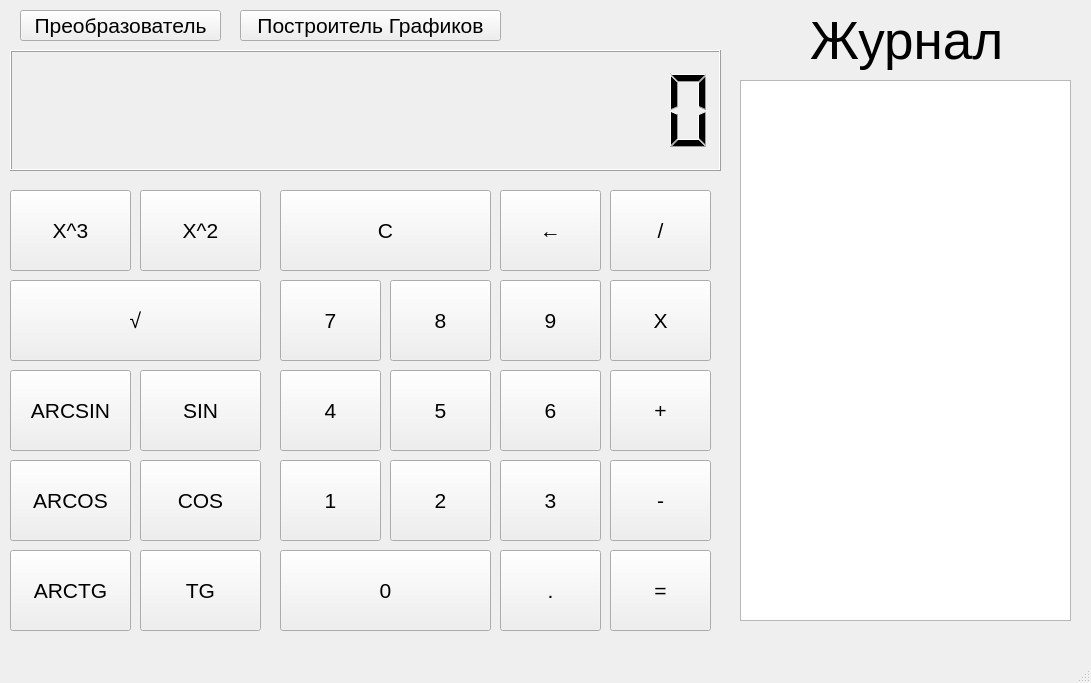
<?xml version="1.0" encoding="UTF-8"?>
<ui version="4.0">
 <class>MainWindow</class>
 <widget class="QMainWindow" name="MainWindow">
  <property name="geometry">
   <rect>
    <x>0</x>
    <y>0</y>
    <width>1091</width>
    <height>683</height>
   </rect>
  </property>
  <property name="font">
   <font>
    <pointsize>16</pointsize>
   </font>
  </property>
  <property name="windowTitle">
   <string>MainWindow</string>
  </property>
  <widget class="QWidget" name="centralwidget">
   <widget class="QPushButton" name="pushButton">
    <property name="geometry">
     <rect>
      <x>610</x>
      <y>190</y>
      <width>101</width>
      <height>81</height>
     </rect>
    </property>
    <property name="font">
     <font>
      <pointsize>16</pointsize>
     </font>
    </property>
    <property name="text">
     <string>/</string>
    </property>
   </widget>
   <widget class="QLCDNumber" name="lcdNumber">
    <property name="geometry">
     <rect>
      <x>10</x>
      <y>50</y>
      <width>711</width>
      <height>121</height>
     </rect>
    </property>
    <property name="font">
     <font>
      <pointsize>32</pointsize>
     </font>
    </property>
    <property name="digitCount">
     <number>16</number>
    </property>
   </widget>
   <widget class="QPushButton" name="pushButton_2">
    <property name="geometry">
     <rect>
      <x>500</x>
      <y>190</y>
      <width>101</width>
      <height>81</height>
     </rect>
    </property>
    <property name="font">
     <font>
      <pointsize>16</pointsize>
     </font>
    </property>
    <property name="text">
     <string>←</string>
    </property>
   </widget>
   <widget class="QPushButton" name="pushButton_3">
    <property name="geometry">
     <rect>
      <x>610</x>
      <y>280</y>
      <width>101</width>
      <height>81</height>
     </rect>
    </property>
    <property name="text">
     <string>X</string>
    </property>
   </widget>
   <widget class="QPushButton" name="pushButton_4">
    <property name="geometry">
     <rect>
      <x>280</x>
      <y>190</y>
      <width>211</width>
      <height>81</height>
     </rect>
    </property>
    <property name="text">
     <string>C</string>
    </property>
   </widget>
   <widget class="QPushButton" name="pushButton_5">
    <property name="geometry">
     <rect>
      <x>10</x>
      <y>190</y>
      <width>121</width>
      <height>81</height>
     </rect>
    </property>
    <property name="text">
     <string>X^3</string>
    </property>
   </widget>
   <widget class="QPushButton" name="pushButton_6">
    <property name="geometry">
     <rect>
      <x>140</x>
      <y>190</y>
      <width>121</width>
      <height>81</height>
     </rect>
    </property>
    <property name="text">
     <string>X^2</string>
    </property>
   </widget>
   <widget class="QPushButton" name="pushButton_7">
    <property name="geometry">
     <rect>
      <x>140</x>
      <y>370</y>
      <width>121</width>
      <height>81</height>
     </rect>
    </property>
    <property name="text">
     <string>SIN</string>
    </property>
   </widget>
   <widget class="QPushButton" name="pushButton_8">
    <property name="geometry">
     <rect>
      <x>140</x>
      <y>460</y>
      <width>121</width>
      <height>81</height>
     </rect>
    </property>
    <property name="text">
     <string>COS</string>
    </property>
   </widget>
   <widget class="QPushButton" name="pushButton_9">
    <property name="geometry">
     <rect>
      <x>610</x>
      <y>370</y>
      <width>101</width>
      <height>81</height>
     </rect>
    </property>
    <property name="text">
     <string>+</string>
    </property>
   </widget>
   <widget class="QPushButton" name="pushButton_10">
    <property name="geometry">
     <rect>
      <x>500</x>
      <y>550</y>
      <width>101</width>
      <height>81</height>
     </rect>
    </property>
    <property name="text">
     <string>.</string>
    </property>
   </widget>
   <widget class="QPushButton" name="pushButton_11">
    <property name="geometry">
     <rect>
      <x>390</x>
      <y>460</y>
      <width>101</width>
      <height>81</height>
     </rect>
    </property>
    <property name="text">
     <string>2</string>
    </property>
   </widget>
   <widget class="QPushButton" name="pushButton_12">
    <property name="geometry">
     <rect>
      <x>280</x>
      <y>550</y>
      <width>211</width>
      <height>81</height>
     </rect>
    </property>
    <property name="text">
     <string>0</string>
    </property>
   </widget>
   <widget class="QPushButton" name="pushButton_13">
    <property name="geometry">
     <rect>
      <x>610</x>
      <y>460</y>
      <width>101</width>
      <height>81</height>
     </rect>
    </property>
    <property name="text">
     <string>-</string>
    </property>
   </widget>
   <widget class="QPushButton" name="pushButton_14">
    <property name="geometry">
     <rect>
      <x>500</x>
      <y>460</y>
      <width>101</width>
      <height>81</height>
     </rect>
    </property>
    <property name="text">
     <string>3</string>
    </property>
   </widget>
   <widget class="QPushButton" name="pushButton_15">
    <property name="geometry">
     <rect>
      <x>280</x>
      <y>370</y>
      <width>101</width>
      <height>81</height>
     </rect>
    </property>
    <property name="text">
     <string>4</string>
    </property>
   </widget>
   <widget class="QPushButton" name="pushButton_16">
    <property name="geometry">
     <rect>
      <x>390</x>
      <y>370</y>
      <width>101</width>
      <height>81</height>
     </rect>
    </property>
    <property name="text">
     <string>5</string>
    </property>
   </widget>
   <widget class="QPushButton" name="pushButton_17">
    <property name="geometry">
     <rect>
      <x>500</x>
      <y>370</y>
      <width>101</width>
      <height>81</height>
     </rect>
    </property>
    <property name="text">
     <string>6</string>
    </property>
   </widget>
   <widget class="QPushButton" name="pushButton_18">
    <property name="geometry">
     <rect>
      <x>280</x>
      <y>280</y>
      <width>101</width>
      <height>81</height>
     </rect>
    </property>
    <property name="text">
     <string>7</string>
    </property>
   </widget>
   <widget class="QPushButton" name="pushButton_19">
    <property name="geometry">
     <rect>
      <x>390</x>
      <y>280</y>
      <width>101</width>
      <height>81</height>
     </rect>
    </property>
    <property name="text">
     <string>8</string>
    </property>
   </widget>
   <widget class="QPushButton" name="pushButton_20">
    <property name="geometry">
     <rect>
      <x>500</x>
      <y>280</y>
      <width>101</width>
      <height>81</height>
     </rect>
    </property>
    <property name="text">
     <string>9</string>
    </property>
   </widget>
   <widget class="QPushButton" name="pushButton_21">
    <property name="geometry">
     <rect>
      <x>280</x>
      <y>460</y>
      <width>101</width>
      <height>81</height>
     </rect>
    </property>
    <property name="text">
     <string>1</string>
    </property>
   </widget>
   <widget class="QPushButton" name="pushButton_22">
    <property name="geometry">
     <rect>
      <x>610</x>
      <y>550</y>
      <width>101</width>
      <height>81</height>
     </rect>
    </property>
    <property name="text">
     <string>=</string>
    </property>
   </widget>
   <widget class="QPushButton" name="pushButton_23">
    <property name="geometry">
     <rect>
      <x>10</x>
      <y>460</y>
      <width>121</width>
      <height>81</height>
     </rect>
    </property>
    <property name="text">
     <string>ARCOS</string>
    </property>
   </widget>
   <widget class="QPushButton" name="pushButton_24">
    <property name="geometry">
     <rect>
      <x>10</x>
      <y>370</y>
      <width>121</width>
      <height>81</height>
     </rect>
    </property>
    <property name="text">
     <string>ARCSIN</string>
    </property>
   </widget>
   <widget class="QPushButton" name="pushButton_25">
    <property name="geometry">
     <rect>
      <x>140</x>
      <y>550</y>
      <width>121</width>
      <height>81</height>
     </rect>
    </property>
    <property name="text">
     <string>TG</string>
    </property>
   </widget>
   <widget class="QPushButton" name="pushButton_26">
    <property name="geometry">
     <rect>
      <x>10</x>
      <y>280</y>
      <width>251</width>
      <height>81</height>
     </rect>
    </property>
    <property name="text">
     <string>√</string>
    </property>
   </widget>
   <widget class="QPushButton" name="pushButton_27">
    <property name="geometry">
     <rect>
      <x>10</x>
      <y>550</y>
      <width>121</width>
      <height>81</height>
     </rect>
    </property>
    <property name="text">
     <string>ARCTG</string>
    </property>
   </widget>
   <widget class="QPushButton" name="pushButton_28">
    <property name="geometry">
     <rect>
      <x>20</x>
      <y>10</y>
      <width>201</width>
      <height>31</height>
     </rect>
    </property>
    <property name="text">
     <string>Преобразователь</string>
    </property>
   </widget>
   <widget class="QLabel" name="label">
    <property name="geometry">
     <rect>
      <x>810</x>
      <y>10</y>
      <width>191</width>
      <height>61</height>
     </rect>
    </property>
    <property name="font">
     <font>
      <pointsize>40</pointsize>
     </font>
    </property>
    <property name="text">
     <string>Журнал</string>
    </property>
   </widget>
   <widget class="QListWidget" name="listWidget">
    <property name="geometry">
     <rect>
      <x>740</x>
      <y>80</y>
      <width>331</width>
      <height>541</height>
     </rect>
    </property>
    <property name="font">
     <font>
      <pointsize>15</pointsize>
     </font>
    </property>
   </widget>
   <widget class="QPushButton" name="pushButton_29">
    <property name="geometry">
     <rect>
      <x>240</x>
      <y>10</y>
      <width>261</width>
      <height>31</height>
     </rect>
    </property>
    <property name="text">
     <string>Построитель Графиков</string>
    </property>
   </widget>
  </widget>
  <widget class="QMenuBar" name="menubar">
   <property name="geometry">
    <rect>
     <x>0</x>
     <y>0</y>
     <width>1091</width>
     <height>21</height>
    </rect>
   </property>
  </widget>
  <widget class="QStatusBar" name="statusbar"/>
 </widget>
 <resources/>
 <connections/>
</ui>
